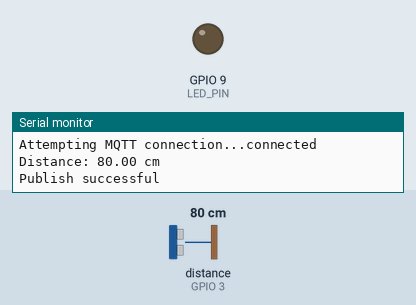
This sketch was run on a simulated ESP32-S3. On the bench: output pins drawn as LEDs (lit = HIGH), the last lines printed to the serial monitor. The inputs (shaded band) are chosen by the test bench; at power-on: distance to the obstacle (sensor on GPIO 3) 80 cm. The echo pulse lasts 58.3 µs per cm; WiFi joins after 1.5 s; servers stay silent unless stated; no MQTT or app messages arrive unless stated.

Above: at 2.7 s.
2.8 s: distance to the obstacle (sensor on GPIO 3) set to 11 cm
8.8 s: distance to the obstacle (sensor on GPIO 3) set to 8 cm
At 12.1 s:
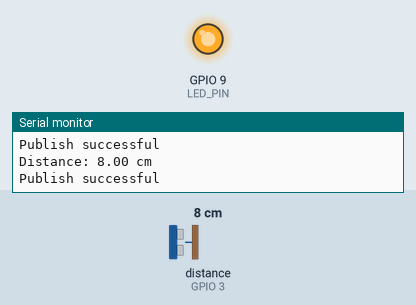
14.8 s: distance to the obstacle (sensor on GPIO 3) set to 18 cm
At 17.2 s:
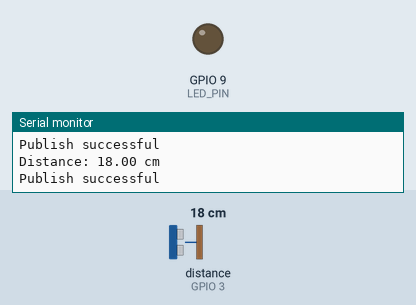
20.8 s: distance to the obstacle (sensor on GPIO 3) set to 2 cm
At 22.2 s:
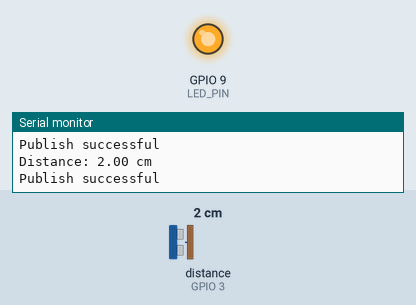
Timing chart, 0 to 23.8 s (numbered marks = the images above; inputs shaded):
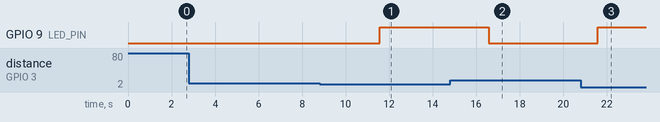

Measured:
- the behaviour switches between 10 and 9 cm on distance to the obstacle (sensor on GPIO 3) (found by bisection; images 0 and 1)
- after the input at 8.8 s, GPIO 9 (LED_PIN): LOW → HIGH after 2.8 s
- after the input at 14.8 s, GPIO 9 (LED_PIN): HIGH → LOW after 1.8 s
- after the input at 20.8 s, GPIO 9 (LED_PIN): LOW → HIGH after 0.78 s

The sketch:

ultrasonic_with_led.ino
```cpp
#include <WiFi.h>
#include <PubSubClient.h>
#include <Arduino.h>
#include <Ultrasonic.h>

const char* ssid = "Luka";
const char* password = "23092001";
const char* mqtt_server = "192.168.0.20";

// Define pins for the ultrasonic sensor
#define TRIGGER_PIN  2
#define ECHO_PIN     3
#define LED_PIN      9

// Define an object of the Ultrasonic class
Ultrasonic ultrasonic(TRIGGER_PIN, ECHO_PIN);

WiFiClient espClient;
PubSubClient client(espClient);

void setup_wifi() {
  delay(10);
  Serial.println();
  Serial.print("Connecting to ");
  Serial.println(ssid);
  WiFi.begin(ssid, password);
  while (WiFi.status() != WL_CONNECTED) {
    delay(500);
    Serial.print(".");
  }
  Serial.println("");
  Serial.println("WiFi connected");
  Serial.println("IP address: ");
  Serial.println(WiFi.localIP());
}

void reconnect() {
  while (!client.connected()) {
    Serial.print("Attempting MQTT connection...");
    // Attempt to connect with a client ID
    if (client.connect("ESP32Client")) {
      Serial.println("connected");
    } else {
      Serial.print("failed, rc=");
      Serial.print(client.state());
      Serial.println(" try again in 5 seconds");
      delay(5000);
    }
  }
}

void setup() {
  // Initialize serial communication
  Serial.begin(115200);
  setup_wifi();
  client.setServer(mqtt_server, 1883);
  pinMode(LED_PIN, OUTPUT); // Sets the ledPin as an Output
  digitalWrite(LED_PIN, LOW);
}

void loop() {
   if (!client.connected()) {
    reconnect();
  }
  client.loop();

  // Read the distance from the ultrasonic sensor in centimeters
  float distance = ultrasonic.distanceRead(CM);

  // Print the distance to the serial monitor
  Serial.print("Distance: ");
  Serial.print(distance);
  Serial.println(" cm");

  char distanceStr[10];
  dtostrf(distance, 1, 2, distanceStr);

  if (client.publish("home/sensor/ultrasonic", distanceStr)) {
    Serial.println("Publish successful");
  } else {
    Serial.println("Publish failed");
  }

  if (distance > 0 && distance < 10) {
    digitalWrite(LED_PIN, HIGH);
  } else {
    digitalWrite(LED_PIN, LOW);
  }

  // Add a delay before the next reading
  delay(5000); // You can adjust the delay according to your requirements
}
```
